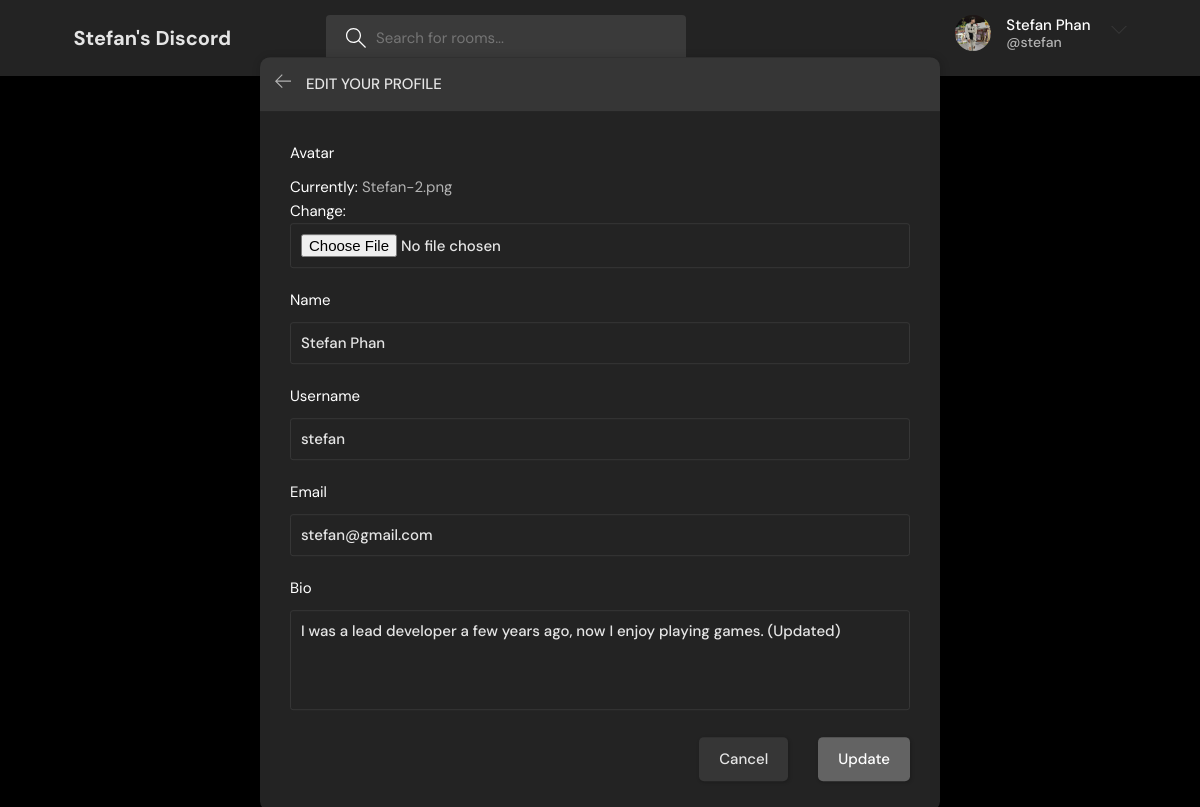
/update-user/ (signed in), run on an earlier commit of the app's database.
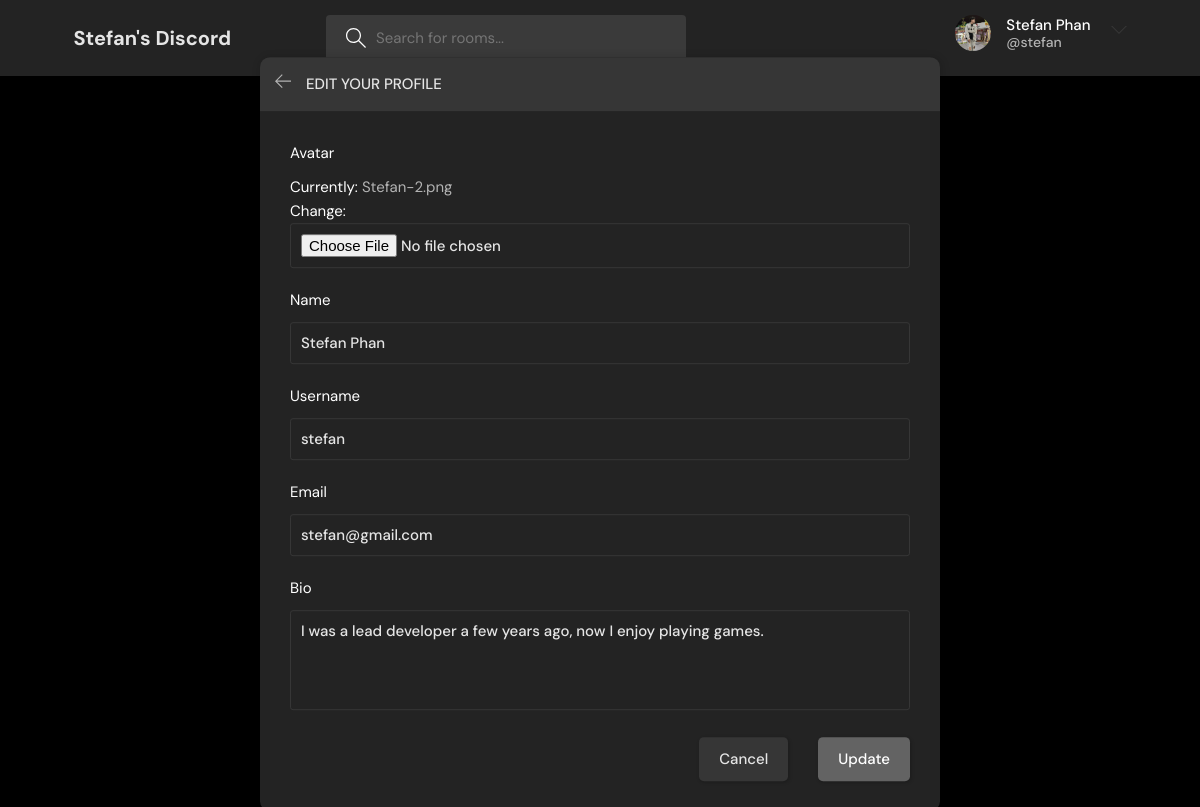
And on a later commit of the database.
### base/models.py (models this page shows)
class User(AbstractUser):
    name = models.CharField(max_length=200, null=True)
    email = models.EmailField(unique=True,null=True)
    bio = models.TextField(null=True)
    avatar = models.ImageField(null=True, default="avatar.svg")
    USERNAME_FIELD = 'email'
    REQUIRED_FIELDS = []

### base/views.py (the view)
# urls.py: path('update-user/', views.updateUser, name="update-user"),
@login_required(login_url='login')
def updateUser(request):
    user = request.user
    form = UserForm(instance=user)
    if request.method == 'POST':
        form = UserForm(request.POST, request.FILES, instance=user)
        if form.is_valid():
            form.save()
            return redirect('user-profile', pk=user.id)
    return render(request, 'base/update_user.html', {
        'form': form
    })

### base/forms.py
class UserForm(ModelForm):
    class Meta:
        model = User
        fields = ['avatar', 'name', 'username', 'email', 'bio']

### base/templates/base/update_user.html (shortened to what this page needs)
{% extends 'main.html' %}
{% block content %}
<main class="update-account layout">
  <div class="container">
    <div class="layout__box">
      <div class="layout__boxHeader">
        <div class="layout__boxTitle">
          <a href="{% url 'home' %}">
            <svg version="1.1" xmlns="http://www.w3.org/2000/svg" width="32" height="32" viewBox="0 0 32 32">
              <title>arrow-left</title>
              <path
                d="M13.723 2.286l-13.723 13.714 13.719 13.714 1.616-1.611-10.96-10.96h27.625v-2.286h-27.625l10.965-10.965-1.616-1.607z">
              </path>
            </svg>
          </a>
          <h3>Edit your profile</h3>
        </div>
      </div>
      <div class="layout__body">
        <form class="form" action=" " method="POST" enctype="multipart/form-data">
          {% for field in form %}
          <div class="form__group">
            <label for="profile_pic">{{field.label}}</label>
            {{field}}
          </div>
          {% endfor %}
          <div class="form__action">
            <a class="btn btn--dark" href="{% url 'user-profile' pk=user.id %}">Cancel</a>
            <button class="btn btn--main" type="submit">Update</button>
          </div>
        </form>
      </div>
    </div>
  </div>
</main>
{% endblock content %}

### templates/navbar.html (shortened to what this page needs)
{% load static %}
<header class="header header--loggedIn">
  <div class="container">
    <a href="{% url 'home' %}" class="header__logo">
      <h1>Stefan's Discord</h1>
    </a>
    <form class="header__search" method="GET" action="{% url 'home' %}">
      <label>
        <input name="q" placeholder="Search for rooms..." />
      </label>
    </form>
    <nav class="header__menu">
      {% if request.user.is_authenticated %}
      <div class="header__user">
        <a href="{% url 'user-profile' request.user.id %}">
          <div class="avatar avatar--medium active">
            <img src="{{request.user.avatar.url}}" />
          </div>
          <p>{{request.user.name}}<span>@{{request.user.username}}</span></p>
        </a>
        <div class="dropdown">
          <button class="dropdown-button" style="background-color: none;" type="button" data-bs-toggle="dropdown" aria-expanded="false">
            <svg version="1.1" xmlns="http://www.w3.org/2000/svg" width="32" height="32" viewBox="0 0 32 32">
              <title>chevron-down</title>
              <path d="M16 21l-13-13h-3l16 16 16-16h-3l-13 13z"></path>
            </svg>
          </button>
        </div>
      </div>
      {% endif %}
    </nav>
  </div>
</header>

What changed in the data, as far as the page shows it:
changed User "Stefan Phan": bio "I was a lead developer a few years ago, now I enjoy playing games. (Updated)" → "I was a lead developer a few years ago, now I enjoy playing games."
